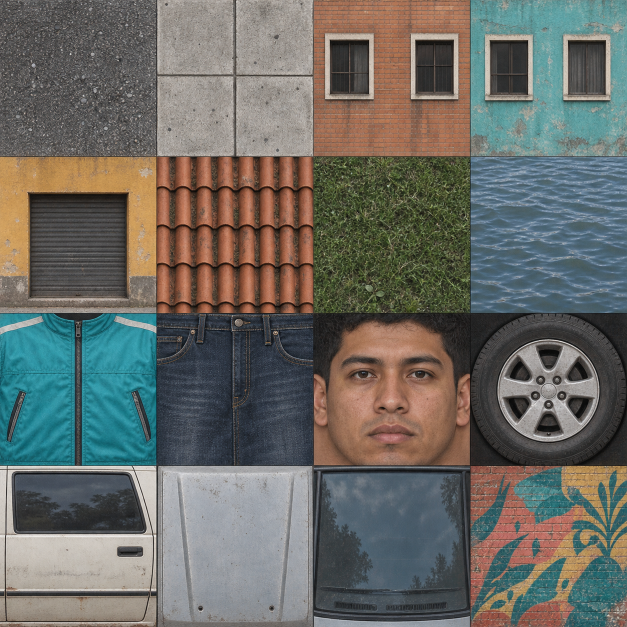
#> input picture assets/textures3d-atlas.png, 1254 x 1254 px, found by its file name (shown at 1/2 size)
$ python textures3d.py
#> lines starting #> are read from the running program, lines starting #| are printed output that depends on the picture
### Narcade (My Own GTA)/tools/road_materials.py
"""Deterministic, tileable street materials sized for the PSP's 128px atlas."""
from pathlib import Path
import math
import random
from PIL import Image, ImageDraw, ImageFilter

ROOT = Path(__file__).resolve().parents[1]

def periodic_noise(seed, cells, amplitude):
    rng = random.Random(seed)
    grid = [[rng.random() * 2 - 1 for _ in range(cells)] for _ in range(cells)]
    out = []
    for y in range(128):
        fy = y * cells / 128
        iy = int(fy); ty = (fy - iy) * (fy - iy) * (3 - 2 * (fy - iy))
        row = []
        for x in range(128):
            fx = x * cells / 128
            ix = int(fx); tx = (fx - ix) * (fx - ix) * (3 - 2 * (fx - ix))
            a = grid[iy % cells][ix % cells] * (1 - tx) + grid[iy % cells][(ix + 1) % cells] * tx
            b = grid[(iy + 1) % cells][ix % cells] * (1 - tx) + grid[(iy + 1) % cells][(ix + 1) % cells] * tx
            row.append((a * (1 - ty) + b * ty) * amplitude)
        out.append(row)
    return out

def asphalt():
    # No large cracks/spots: recognizable landmarks betray a repeating tile.
    rng = random.Random(23601)
    coarse = periodic_noise(41, 4, 2.0)
    medium = periodic_noise(42, 16, 2.8)
    fine = periodic_noise(43, 64, 2.2)
    img = Image.new('RGB', (128, 128)); pix = img.load()
    for y in range(128):
        for x in range(128):
            v = coarse[y][x] + medium[y][x] + fine[y][x] + rng.gauss(0, 2.3)
            if rng.random() < .09: v += rng.choice((-7, 8))
            pix[x,y] = tuple(max(0,min(255,round(base+v))) for base in (98,100,98))
    return img.filter(ImageFilter.GaussianBlur(.25))

def pavement():
    rng = random.Random(23602)
    broad = periodic_noise(45, 4, 3)
    fine = periodic_noise(46, 64, 1.7)
    img = Image.new('RGB', (128,128)); px = img.load()
    # Four different concrete slabs with hairline joints and bevel highlights.
    tones=((0,2),(-2,1))
    for y in range(128):
        for x in range(128):
            v=broad[y][x]+fine[y][x]+rng.gauss(0,1.5)+tones[y//64][x//64]
            edge=min(x%64,y%64,63-x%64,63-y%64)
            if edge==0: v-=13
            elif edge==1: v+=4
            px[x,y]=tuple(max(0,min(255,round(base+v))) for base in (183,177,163))
    return img

def create(name):
    return asphalt() if name == 'asphalt' else pavement()

# [4 lines that do not run on import are left out]

### Narcade (My Own GTA)/tools/surface_materials.py
"""Original streetwear finishes. Keep existing UVs, sizes and material IDs."""
import math
import random
from PIL import Image, ImageDraw, ImageFilter
from road_materials import periodic_noise

NAMES = {'jacket', 'jacket-back', 'sleeve', 'jeans', 'skin', 'hair'}

def clamp(v):
    return max(0, min(255, round(v)))

def create(name):
    rng = random.Random(3900 + sum(map(ord, name)))
    broad = periodic_noise(27 + len(name), 4, 1)
    im = Image.new('RGB', (128, 128)); p = im.load()
    for y in range(128):
        for x in range(128):
            n = broad[y][x]; grain = rng.gauss(0, 1.5)
            if name in ('jacket', 'jacket-back', 'sleeve'):
                # Fine cotton knit; broad seam shading follows each named piece.
                edge = math.exp(-min(x,127-x)/6)
                folds = math.cos(x*.098)*math.cos(y*.049)*2.5
                base = 58 - 9*edge + folds + grain
                c = (base, base+2, base+3)
            elif name == 'jeans':
                # Washed indigo twill, pocket/stitch details on the upper thigh.
                weave = (3 if (x+y)%4==0 else -1) + grain
                worn = 9*math.exp(-((x-64)/30)**2) + n*7
                fold = 8*math.cos(y*.147+math.sin(x*.049)*1.5)*math.exp(-((y-84)/28)**2)
                c = (45+weave+worn+fold,64+weave+worn+fold,85+weave+worn+fold)
            elif name == 'skin':
                # Match the warm terracotta midtones of Nico's painted face.
                # The old beige forearms/neck looked like a second complexion.
                c = (191+n*3+grain*.4,112+n*2+grain*.3,72+n*2+grain*.3)
            elif name == 'hair':
                curls = math.sin(x*.49+math.sin(y*.39))*math.cos(y*.59+x*.21)*6
                c = (38+curls+grain,30+curls+grain,26+curls+grain)
            p[x,y]=tuple(clamp(v) for v in c)
    d=ImageDraw.Draw(im)
    if name=='jeans':
        # Side seams and double stitching follow each named trouser leg.
        for x in (5,8,119,122):
            for y in range(0,128,4):d.line((x,y,x,y+1),fill=(137,133,110))
        for x in (16,110):
            d.line((x,6,x,24),fill=(108,111,104))
            d.arc((x-14,7,x+14,42),10,80,fill=(115,116,105))
        d.line((28,10,100,10),fill=(92,102,109))
    if name in ('jacket','jacket-back'):
        d.arc((40,-13,88,17),0,180,fill=(88,92,93),width=2)
        d.line((3,118,124,118),fill=(82,87,89))
        if name=='jacket-back':
            d.text((44,28),'NARCADE',fill=(179,201,194))
        else:
            d.rounded_rectangle((72,37,100,63),radius=2,outline=(80,84,86))
            d.text((75,42),'NR',fill=(141,193,183))
    if name=='sleeve':
        d.line((0,118,127,118),fill=(84,88,90),width=2)
    return im.filter(ImageFilter.GaussianBlur(.18))

### Narcade (My Own GTA)/tools/textures3d.py
"""Compile the original 4x4 material atlas into PSP-swizzled RGB565 tiles.

This is asset compilation, not runtime image loading. Pillow is only needed
when rebuilding materials; checked-in textures3d.bin builds without Python.
"""
from pathlib import Path
import struct
from PIL import Image
from npc_textures import create, NAMES as NPC_NAMES
from extra_textures import create as create_extra, NAMES as EXTRA_NAMES
from road_materials import create as create_road
from car_materials import create as create_car
from surface_materials import create as create_surface, NAMES as SURFACE_NAMES

ROOT = Path(__file__).resolve().parents[1]
NAMES = ['asphalt','sidewalk','brick','stucco','shop','roof','grass','water',
         'jacket','jeans','face','wheel','car-side','car-paint','glass','mural',
         'jacket-back','sleeve','skin','hair']

def swizzle(raw, width_bytes, height):
    return b''.join(raw[y*width_bytes+x:y*width_bytes+x+16]
                    for block_y in range(0,height,8)
                    for x in range(0,width_bytes,16)
                    for y in range(block_y,block_y+8))

def main():
    atlases=[Image.open(ROOT/'assets/textures3d-atlas.png').convert('RGB'),
             Image.open(ROOT/'assets/character-atlas.png').convert('RGB')]
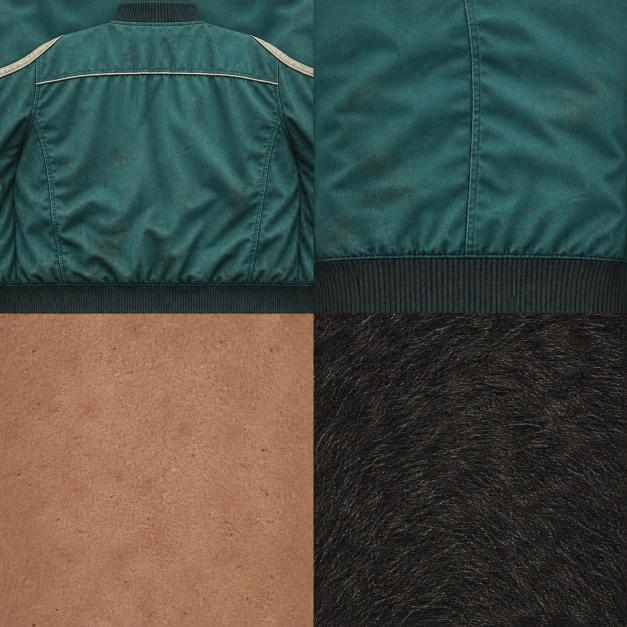
#> input picture assets/character-atlas.png, 1254 x 1254 px, found by its file name (shown at 1/2 size)
    streetwear=Image.open(ROOT/'assets/streetwear-atlas.png').convert('RGB')
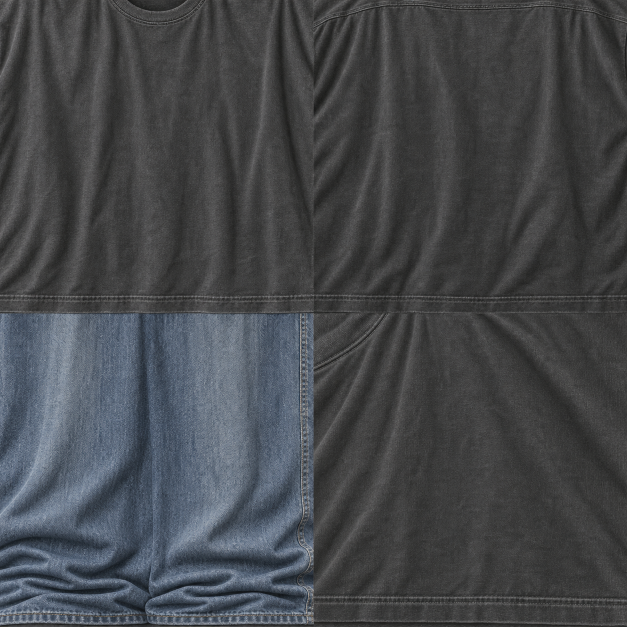
#> input picture assets/streetwear-atlas.png, 1254 x 1254 px, found by its file name (shown at 1/2 size)
    urban=Image.open(ROOT/'assets/urban-atlas-v28.png').convert('RGB')
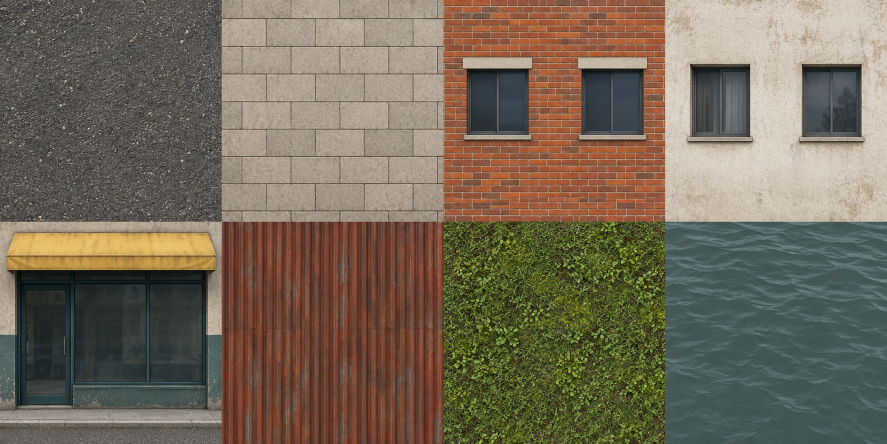
#> input picture assets/urban-atlas-v28.png, 1774 x 887 px, found by its file name (shown at 1/2 size)
#> urban is the input picture: PIL image 1774x887 RGB; mean R, G, B 116.2, 105.3, 88.5
    detail=Image.open(ROOT/'assets/urban-detail-atlas-v28.png').convert('RGB')
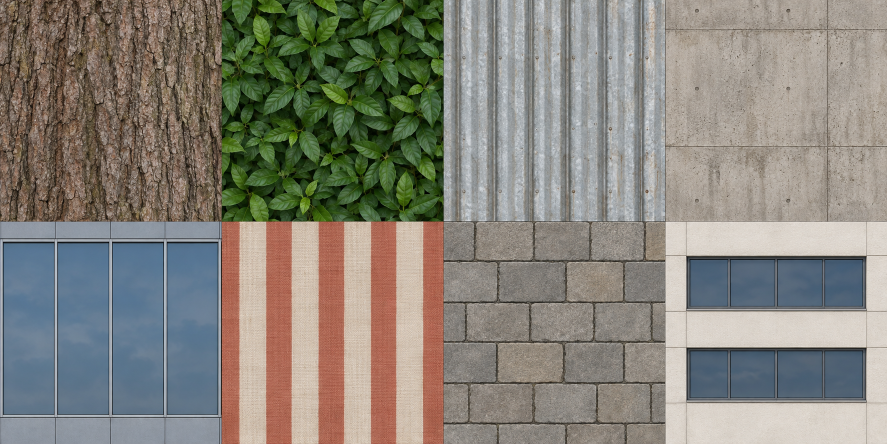
#> input picture assets/urban-detail-atlas-v28.png, 1774 x 887 px, found by its file name (shown at 1/2 size)
#> detail is the input picture: PIL image 1774x887 RGB; mean R, G, B 134.5, 131.3, 121.8
    refreshed=Image.open(ROOT/'assets/materials-v210.png').convert('RGB')
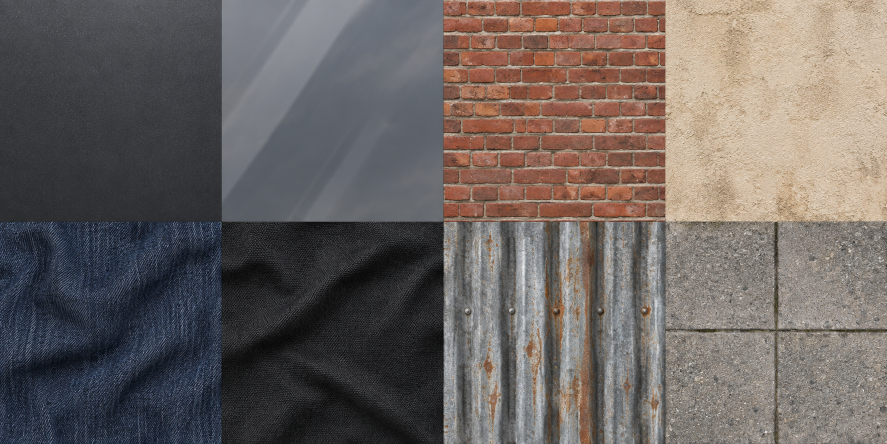
#> input picture assets/materials-v210.png, 1774 x 887 px, found by its file name (shown at 1/2 size)
#> refreshed is the input picture: PIL image 1774x887 RGB; mean R, G, B 107.1, 99.5, 96.5
    (ROOT/'assets/textures3d').mkdir(exist_ok=True)
    result=bytearray()
    for i,name in enumerate(NAMES):
        atlas=atlases[i>=16];grid=2 if i>=16 else 4;idx=i-16 if i>=16 else i
        if name in ('jacket','jacket-back','jeans','sleeve'):
            atlas=streetwear;grid=2;idx={'jacket':0,'jacket-back':1,'jeans':2,'sleeve':3}[name]
        w,h=atlas.size;x,y=idx%grid,idx//grid
#> after `w, h = atlas.size`: w = 1254; h = 1254
        # Exact integer grid boundaries, with a tiny inset to exclude grid seams.
        tile=atlas.crop((round(x*w/grid)+2,round(y*h/grid)+2,round((x+1)*w/grid)-2,round((y+1)*h/grid)-2))
        if i<8:
            w,h=urban.size;x,y=i%4,i//4
#> after `w, h = urban.size`: w = 1774; h = 887
            tile=urban.crop((round(x*w/4)+2,round(y*h/2)+2,round((x+1)*w/4)-2,round((y+1)*h/2)-2))
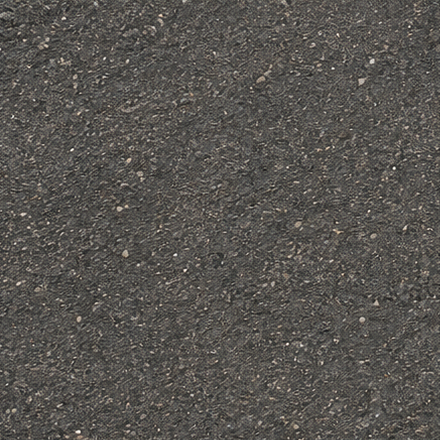
#> tile: PIL image 440x440 RGB; mean R, G, B 87.2, 84.2, 79.9
        replacements={'glass':1,'brick':2,'stucco':3,'jeans':4,'sleeve':5,'roof':6,'sidewalk':7}
        if name in replacements:
            j=replacements[name];w,h=refreshed.size;x,y=j%4,j//4
            tile=refreshed.crop((round(x*w/4)+2,round(y*h/2)+2,round((x+1)*w/4)-2,round((y+1)*h/2)-2))
        if name in SURFACE_NAMES:
            tile=create_surface(name)
        if name == 'face':
            tile=Image.open(ROOT/'assets/face-painted-v247.png').convert('RGB')
        if name in ('asphalt','sidewalk'):
            tile=create_road(name)
#> in asphalt, `img = Image.new('RGB', (128, 128))`: img: PIL image 128x128 RGB; every value is 0
#> in asphalt, `return img.filter(ImageFilter.GaussianBlur(.25))`:
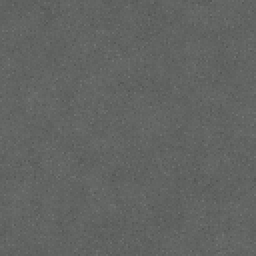
#> returned value: PIL image 128x128 RGB (shown 2 times larger); mean R, G, B 98.1, 100.1, 98.1
        if name in ('car-side','car-paint'):
            tile=create_car(name)
        tile=tile.resize((128,128),Image.Resampling.LANCZOS)
        tile.save(ROOT/'assets/textures3d'/f'{name}.png')
        raw=b''.join(struct.pack('<H',(r>>3)|((g>>2)<<5)|((b>>3)<<11)) for r,g,b in tile.getdata())
        result.extend(swizzle(raw,256,128))
    white=Image.new('RGB',(128,128),'white');white.save(ROOT/'assets/textures3d/flat.png')
    result.extend(b'\xff\xff'*(128*128))
    assert len(result)==688128
    # Additional pedestrian materials stay in main RAM, preserving the PSP's
    # existing 2MB VRAM layout. Each swizzled 64px tile is only 8KB.
    for i,name in enumerate(NPC_NAMES):
        tile=create(i);tile.save(ROOT/'assets/textures3d'/f'{name}.png')
        raw=b''.join(struct.pack('<H',(r>>3)|((g>>2)<<5)|((b>>3)<<11)) for r,g,b in tile.getdata())
        result.extend(swizzle(raw,128,64))
    assert len(result)==753664
    # Eight established detail tiles plus four distinct street-facing facades.
    for i,name in enumerate(EXTRA_NAMES):
        if name=="leaves":
            tile=Image.open(ROOT/"assets/reference/foliage-cutout-v241.png").convert("RGBA").resize((64,64),Image.Resampling.LANCZOS)
        elif i<8:
            w,h=detail.size;x,y=i%4,i//4
            tile=detail.crop((round(x*w/4)+2,round(y*h/2)+2,round((x+1)*w/4)-2,round((y+1)*h/2)-2)).resize((64,64),Image.Resampling.LANCZOS)
        else:tile=create_extra(i)
        tile.save(ROOT/'assets/textures3d'/f'{name}.png')
        if name=='leaves':
            raw=b''.join(struct.pack('<H',(r>>4)|((g>>4)<<4)|((b>>4)<<8)|((a>>4)<<12)) for r,g,b,a in tile.getdata())
        else:
            raw=b''.join(struct.pack('<H',(r>>3)|((g>>2)<<5)|((b>>3)<<11)) for r,g,b in tile.getdata())
        result.extend(swizzle(raw,128,64))
    assert len(result)==753664+12*8192
    # One RAM mip level for the frequently viewed road and sidewalk. The main
    # 128px tiles stay in VRAM; only these two 64px filtered levels add 16KB.
    for name in ('asphalt','sidewalk'):
        tile=Image.open(ROOT/'assets/textures3d'/f'{name}.png').convert('RGB').resize((64,64),Image.Resampling.LANCZOS)
        raw=b''.join(struct.pack('<H',(r>>3)|((g>>2)<<5)|((b>>3)<<11)) for r,g,b in tile.getdata())
        result.extend(swizzle(raw,128,64))
    assert len(result)==753664+14*8192
    from weapon_textures import append_weapon_tiles
    append_weapon_tiles(result,ROOT)
    (ROOT/'assets/textures3d.bin').write_bytes(result)
    print('21 VRAM materials + 8 pedestrian + 12 extra RAM materials + 2 street mips + 2 weapon RAM tiles:',len(result),'bytes')

#> (the run stopped early here; a loop or call above may not have finished)
